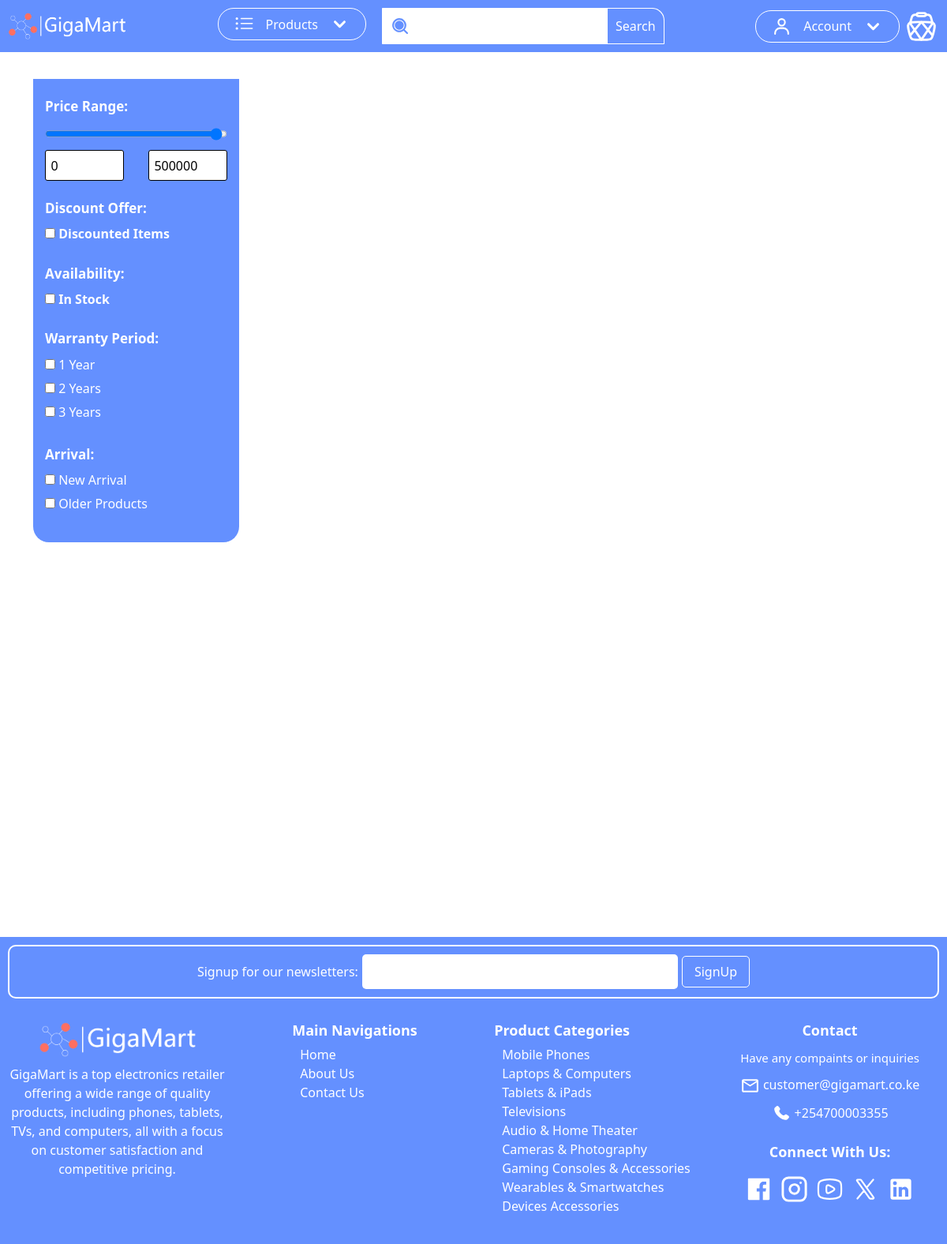
Screenshot of /category/mobile-phones/oppo/ with the database file from the repository.
### store/models.py (models this page shows, shortened)
class Category(models.Model):
    slug = models.SlugField(max_length=255, unique=True, blank=True)
    name = models.CharField(max_length=255, unique=True)
    image = models.ImageField(upload_to='categories/')
    class Meta:
        verbose_name_plural = 'categories'
    def get_absolute_url(self):
        return reverse('store:category_list', args=[self.slug])

### store/views.py (the view)
# urls.py: path('category/<str:category_slug>/<str:subcategory_slug>/', views.subcategory_list, name='subcategory_list'),
def subcategory_list(request, category_slug, subcategory_slug):
    try:
        category = Category.objects.get(slug=category_slug)
        subcategory = Subcategory.objects.get(slug=subcategory_slug, category=category)
    except (Category.DoesNotExist, Subcategory.DoesNotExist):
        raise Http404("Subcategory or Category does not exist")
    products = Product.objects.filter(subcategory=subcategory)
    price_min = request.GET.get('price_min')
    price_max = request.GET.get('price_max')
    discount = request.GET.get('discount')
    availability = request.GET.get('availability')
    warranty_months = request.GET.getlist('warranty')
    arrival = request.GET.get('arrival')
    if price_min and price_max:
        products = products.filter(price__gte=price_min, price__lte=price_max)
    if discount:
        products = products.filter(discount__gte=discount)
    if availability == 'in_stock':
        products = products.filter(items_remaining__gt=0)
    if warranty_months:
        products = products.filter(warrant_months__in=warranty_months)
    if arrival == 'newest':
        products = products.order_by('-id')
    paginator = Paginator(products, 1)  # Adjust items per page as needed
    page_number = request.GET.get('page')
    try:
        paginated_products = paginator.page(page_number)
    except PageNotAnInteger:
        paginated_products = paginator.page(1)
    except EmptyPage:
        paginated_products = paginator.page(paginator.num_pages)
    if request.headers.get('X-Requested-With') == 'XMLHttpRequest':
        return render(request, 'store/_product_list.html', {'products': paginated_products})
    return render(request, 'store/subcategory.html', {
        'category': category,
        'subcategory': subcategory,
        'products': paginated_products,
        'page_obj': paginated_products
    })

### store/context_processors.py (called while the page is built)
def category_context(request):
    categories = Category.objects.all()
    return {
        'categories': categories
    }

### templates/store/subcategory.html (shortened to what this page needs)
{% extends 'base.html' %}
{% block main %}
    <div class="container" style="margin-top: 100px">
        <div class="row">
            <div class="col-12 col-sm-12 col-md-5 col-lg-4 col-xl-3" id="large-screen-filter-form-div">
                <form id="large-screen-filter-form">
                    <div class="filter-group">
                        <h3 class="filter_section_title">Price Range:</h3>
                        <input type="range" id="large_price_range" name="price_range" min="0" max="500000" step="50"
                               value="500000">
                        <div style="display: flex;flex-direction: row;justify-content: space-between;align-items: center;">
                            <input style="display: inline-block;" type="number" id="large_price_min" name="price_min"
                                   placeholder="Min Price" max="500000">
                            <input type="number" id="large_price_max" name="price_max" placeholder="Max Price"
                                   max="500000">
                        </div>
                    </div>
                    <div class="filter-group">
                        <h3 class="filter_section_title">Discount Offer:</h3>
                        <label><input type="checkbox" name="discount" value="1"> Discounted Items</label>
                    </div>
                    <div class="filter-group">
                        <h3 class="filter_section_title">Availability:</h3>
                        <label><input type="checkbox" name="availability" value="in_stock"> In Stock</label>
                    </div>
                    <div class="filter-group">
                        <h3 class="filter_section_title">Warranty Period:</h3>
                        <div class="filter-options">
                            <label><input type="checkbox" name="warranty" value="1"> 1 Year</label>
                            <label><input type="checkbox" name="warranty" value="2"> 2 Years</label>
                            <label><input type="checkbox" name="warranty" value="3"> 3 Years</label>
                        </div>
                    </div>
                    <div class="filter-group">
                        <h3 class="filter_section_title">Arrival:</h3>
                        <div class="filter-options">
                            <label><input type="checkbox" name="arrival" value="recent"> New Arrival</label>
                            <label><input type="checkbox" name="arrival" value="old"> Older Products</label>
                        </div>
                    </div>
                </form>
            </div>
            <div class="col-12 col-sm-12 col-md-7 col-lg-8 col-xl-9">
            </div>
        </div>
    </div>
{% endblock %}

### templates/base.html (shortened to what this page needs)
{% load static %}
<!DOCTYPE html>
<html lang="en">
<head>
    <link rel="stylesheet" href="{% static 'bootstrap/css/bootstrap.min.css' %}"/>
    <link rel="stylesheet" href="{% static 'css/base.css' %}"/>
    <link rel="stylesheet" href="{% static 'css/styles.css' %}"/>
    <link rel="stylesheet" href="{% static 'css/product_cards.css' %}"/>
    <link rel="stylesheet" href="{% static 'css/filter_form_styles.css' %}"/>
</head>
<body>
<nav style="position: fixed;z-index: 999;width: 100%;top: 0">
    <div class="container-fluid main_nav">
        <a  href="{% url 'store:index' %}">
            <img src="{% static 'app_files/logo_colored.png' %}" alt="" style="width: 150px;display: inline-block;"/>
        </a>
        <div style="display: flex; flex-direction: row">
            <div>
                <button
                        class="dropdown_button"
                        id="products_dropdown_button"
                        onclick="toggleProductsDropdown()"
                >
                    <span style="margin: 0 15px; font-weight: 500">Products</span>
                </button>
            </div>
            <div class="searchbar_div">
                <input class="searchbar_input" id="searchbar_input2" type="text"/>
                <button class="searchbar_button">Search</button>
            </div>
        </div>
        <div class="main_nav_right_items">
            <div style="margin-right: 5px">
                <button
                        class="dropdown_button"
                        id="account_dropdown_button"
                        onclick="toggleAccountDropdown()"
                >
                    <span style="margin: 0 15px; font-weight: 500">Account</span>
                </button>
            </div>
        </div>
    </div>
</nav>
{% block main %}{% endblock %}
<footer style="margin-top: 500px">
    <div
            class="container-fluid"
            style="background-color: #6490ff; padding: 10px"
    >
        <div class="newsletter_signup_div">
            <label for="newsletter_email">Signup for our newsletters:</label>
            <input name="newsletter_email" id="newsletter_email" type="email"/>
            <button>SignUp</button>
        </div>
        <div class="row" style="margin-top: 20px">
            <div
                    class="col-12 col-sm-12 col-md-6 col-lg-3 col-xl-3 footer_about_gigamart_section"
                    style="
              display: flex;
              flex-direction: column;
              align-items: center;
              padding: 10px;
              box-sizing: border-box;
            "
            >
                <img
                        src="{% static 'app_files/logo_colored.png' %}"
                        alt=""
                        style="width: 200px"
                />
                <p
                        style="
                font-size: 16px;
                color: white;
                font-weight: 500;
                text-align: center;
                margin-top: 10px;
              "
                >
                    GigaMart is a top electronics retailer offering a wide range of
                    quality products, including phones, tablets, TVs, and computers,
                    all with a focus on customer satisfaction and competitive pricing.
                </p>
            </div>
            <div
                    class="col-12 col-sm-12 col-md-6 col-lg-3 col-xl-3 footer_gigamart_main_navigations_section"
            >
                <div>
                    <h3>Main Navigations</h3>
                    <ul>
                        <li><a href="">Home</a></li>
                        <li><a href="">About Us</a></li>
                        <li><a href="">Contact Us</a></li>
                    </ul>
                </div>
            </div>
            <div
                    class="col-12 col-sm-12 col-md-6 col-lg-3 col-xl-3 footer_gigamart_product_categories_section"
            >
                <div>
                    <h3>Product Categories</h3>
                    <ul>
                        {% for category in categories %}
                            <li><a href="{{ category.get_absolute_url }}">{{ category.name }}</a></li>
                        {% endfor %}
                    </ul>
                </div>
            </div>
            <div
                    class="col-12 col-sm-12 col-md-6 col-lg-3 col-xl-3 footer_gigamart_contact_section"
            >
                <div class="footer_contact_section" style="margin-bottom: 20px">
                    <h3>Contact</h3>
                    <p style="font-weight: 500; font-size: 15px">
                        Have any compaints or inquiries
                    </p>
                    <p>
                <span>
                  <svg xmlns="http://www.w3.org/2000/svg" viewBox="0 0 24 24">
                    <path
                            fill="currentColor"
                            d="M22 6c0-1.1-.9-2-2-2H4c-1.1 0-2 .9-2 2v12c0 1.1.9 2 2 2h16c1.1 0 2-.9 2-2zm-2 0l-8 5l-8-5zm0 12H4V8l8 5l8-5z"></path>
                  </svg>
                </span>
                        customer@gigamart.co.ke
                    </p>
                    <p>
                <span>
                </span>
                        +254700003355
                    </p>
                </div>
                <div class="footer_connect_section">
                    <h3>Connect With Us:</h3>
                    <div>
                        <a href="#">
                        </a>
                        <a href="#">
                            <svg xmlns="http://www.w3.org/2000/svg" viewBox="0 0 24 24">
                                <g
                                        fill="none"
                                        stroke="currentColor"
                                        stroke-linecap="round"
                                        stroke-linejoin="round"
                                        stroke-width="2"
                                >
                                    <rect width="20" height="20" x="2" y="2" rx="5" ry="5"></rect>
                                    <path
                                            d="M16 11.37A4 4 0 1 1 12.63 8A4 4 0 0 1 16 11.37m1.5-4.87h.01"></path>
                                </g>
                            </svg>
                        </a>
                        <a href="#">
                        </a>
                        <a href="#">
                        </a>
                        <a href="#">
                        </a>
                    </div>
                </div>
            </div>
        </div>
    </div>
</footer>
</body>
</html>

### static/css/base.css (style rules this page uses)
.main_nav_right_items, .main_nav, .dropdown_button, .account_dropdown_button_links, .searchbar_div { display: flex; align-items: center; }
.main_nav_right_items, .account_dropdown_button_links, .searchbar_div { flex-direction: row; }
.dropdown_button { padding: 7px 20px; font-size: 16px; background-color: #6490ff; color: white; border: 1px solid white; border-radius: 20px; cursor: pointer; outline: none; }
.products_button_icon_right, .account_button_icon_right { transition: transform 0.3s ease; }
.main_nav { background-color: #6490ff; padding: 10px; justify-content: space-between; }
.searchbar_div { background-color: white; border: 1px solid white; margin-left: 20px; border-radius: 0 15px 0 0; padding-left: 10px; }
.searchbar_button { padding: 10px; border-radius: 0 15px 0 0; border: none; background-color: #6490ff; color: white; font-size: 16px; }
.searchbar_input { font-size: 16px; padding: 10px; border: none; background: transparent; width: 250px; }
.newsletter_signup_div { padding: 10px; display: flex; flex-direction: row; width: 100%; box-sizing: border-box; border-radius: 10px; border: 2px solid white; align-items: center; justify-content: center; }
.newsletter_signup_div label { font-size: 16px; font-weight: 500; color: white; }
.newsletter_signup_div input { margin: 0 5px; font-size: 16px; padding: 10px; width: 400px; border-radius: 5px; border: none; background-color: white; }
.newsletter_signup_div button { padding: 7px 15px; border-radius: 5px; border: 1px solid white; background-color: #6490ff; color: white; }
.footer_about_gigamart_section, .footer_gigamart_main_navigations_section, .footer_gigamart_product_categories_section, .footer_gigamart_contact_section { display: flex; flex-direction: column; align-items: center; padding: 10px; box-sizing: border-box; }
.footer_gigamart_product_categories_section h3, .footer_contact_section h3, .footer_gigamart_main_navigations_section h3, .footer_connect_section h3 { font-size: 18px; font-weight: bold; color: white; }
.footer_gigamart_product_categories_section ul, .footer_gigamart_main_navigations_section ul { list-style-type: none; padding-left: 10px; }
.footer_gigamart_product_categories_section ul li a, .footer_gigamart_main_navigations_section ul li a { padding: 5px 0; font-size: 16px; color: white; cursor: pointer; text-decoration: none; }
.footer_contact_section, .footer_connect_section { width: 100%; box-sizing: border-box; display: flex; flex-direction: column; align-items: center; }
.footer_contact_section p { margin: 5px 0; color: white; }
.footer_contact_section p svg { width: 25px; height: 25px; }
.footer_connect_section div { display: flex; flex-direction: row; align-items: center; padding: 10px; box-sizing: border-box; }
.footer_connect_section div a { padding: 0 5px; color: white; cursor: pointer; text-decoration: none; }
.footer_connect_section div a svg { width: 35px; height: 35px; }

### static/css/filter_form_styles.css (style rules this page uses)
#large-screen-filter-form { display: flex; flex-direction: column; max-width: 300px; color: white; background-color: #6490ff; padding: 15px; border-radius: 0 0 20px 20px; box-sizing: border-box; }
#large-screen-filter-form label { font-weight: bold; margin-bottom: 0.2rem; }
#large-screen-filter-form .filter-group { margin-bottom: 15px; }
#large-screen-filter-form #subcategory-options label, #large-screen-filter-form .filter-options label { display: block; margin-bottom: 0.4rem; font-weight: normal; }
#large-screen-filter-form .filter_section_title, #small-screen-filter-form .filter_section_title { margin: 10px 0; font-size: 17px; font-weight: bold; }
#small-screen-filter-form input[type="number"], #large-screen-filter-form input[type="number"] { padding: 0.4rem; box-sizing: border-box; max-width: 100px; border-radius: 3px; border: 1px solid black; }
#large-screen-filter-form input[type="number"], #large-screen-filter-form input[type="range"] { padding: 0.4rem; box-sizing: border-box; }
#small-screen-filter-form input[type="range"], #large-screen-filter-form input[type="range"] { width: 100%; }

### rows the page displays
Category: name "Mobile Phones"
Category: name "Laptops & Computers"
Category: name "Tablets & iPads"
Category: name "Televisions"
Category: name "Audio & Home Theater"
Category: name "Cameras & Photography"
Category: name "Gaming Consoles & Accessories"
Category: name "Wearables & Smartwatches"
Category: name "Devices Accessories"
